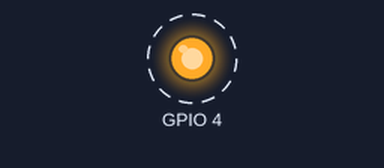
This program was run on a simulated Raspberry Pi (BCM pin numbers). Shown: output pins drawn as LEDs (lit = HIGH). Dashed ring = blinking. What the program prints to the terminal is not drawn. At 10.0 s the program stops and its outputs stay as they are.

Above: at 0.5 s.
Timing chart, 0 to 4.6 s (numbered marks = the images above):
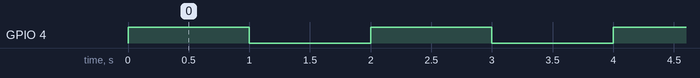

Measured:
- by itself, GPIO 4: alternates HIGH for 1.0 s and LOW for 1.0 s, 10 changes in all, then stays LOW

The program:

blink.py
```python
## Librerias
import RPi.GPIO as GPIO #importamos la libreria GPIO
import time #Importamos la libreria time

## Inicializaciones
GPIO.setmode(GPIO.BCM) #Definimos el modo BCM
GPIO.setup(4, GPIO.OUT) #Ahora definimos el pin GPIO 17 como salida

## Main
print("Blinking on GPIO4...\n")
for i in range(0,5):
        GPIO.output(4, GPIO.HIGH) #Asignamos valor logico alto para encenderlo
        time.sleep(1) #Esperamos un segundo
        GPIO.output(4, GPIO.LOW) #Asignamos valor logico bajo para apagarlo
        time.sleep(1) #Esperamos un segundo

## Finalizamos
GPIO.cleanup() #Finalmente liberamos todos los pines GPIO, es decir, los desconfiguramos)
print("Program finished\n")
```
